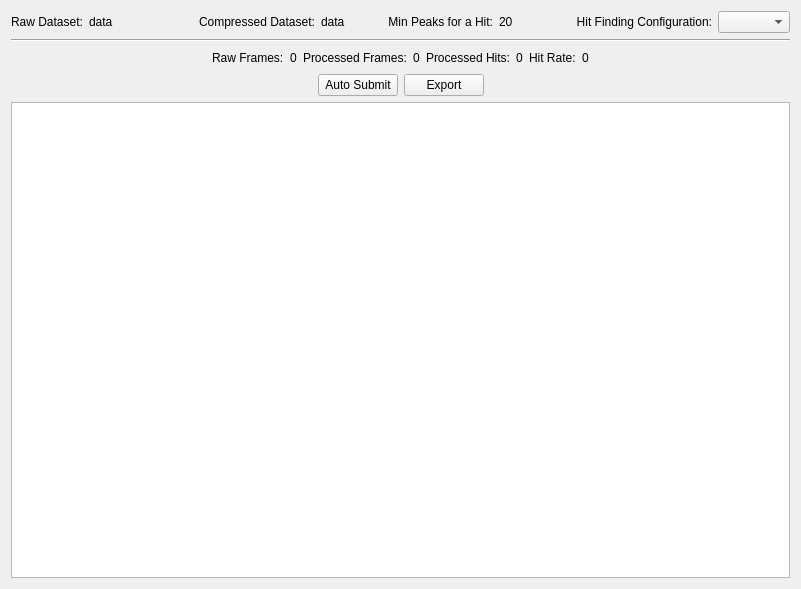
<?xml version="1.0" encoding="UTF-8"?>
<ui version="4.0">
 <class>Form</class>
 <widget class="QWidget" name="Form">
  <property name="geometry">
   <rect>
    <x>0</x>
    <y>0</y>
    <width>801</width>
    <height>589</height>
   </rect>
  </property>
  <property name="windowTitle">
   <string>Batch Job</string>
  </property>
  <layout class="QVBoxLayout" name="verticalLayout">
   <item>
    <layout class="QHBoxLayout" name="horizontalLayout_13" stretch="1,1,1,1">
     <item>
      <layout class="QHBoxLayout" name="horizontalLayout_9" stretch="0,1">
       <item>
        <widget class="QLabel" name="label">
         <property name="text">
          <string>Raw Dataset:</string>
         </property>
        </widget>
       </item>
       <item>
        <widget class="QLabel" name="rawDataset">
         <property name="text">
          <string>data</string>
         </property>
        </widget>
       </item>
      </layout>
     </item>
     <item>
      <layout class="QHBoxLayout" name="horizontalLayout_10" stretch="0,1">
       <item>
        <widget class="QLabel" name="label_2">
         <property name="text">
          <string>Compressed Dataset:</string>
         </property>
        </widget>
       </item>
       <item>
        <widget class="QLabel" name="compressedDataset">
         <property name="text">
          <string>data</string>
         </property>
        </widget>
       </item>
      </layout>
     </item>
     <item>
      <layout class="QHBoxLayout" name="horizontalLayout_11">
       <item>
        <widget class="QLabel" name="label_8">
         <property name="text">
          <string>Min Peaks for a Hit:</string>
         </property>
         <property name="alignment">
          <set>Qt::AlignRight|Qt::AlignTrailing|Qt::AlignVCenter</set>
         </property>
        </widget>
       </item>
       <item>
        <widget class="QLabel" name="minPeaks">
         <property name="text">
          <string>20</string>
         </property>
        </widget>
       </item>
      </layout>
     </item>
     <item>
      <layout class="QHBoxLayout" name="horizontalLayout_8">
       <item>
        <widget class="QLabel" name="label_3">
         <property name="text">
          <string>Hit Finding Configuration:</string>
         </property>
         <property name="alignment">
          <set>Qt::AlignRight|Qt::AlignTrailing|Qt::AlignVCenter</set>
         </property>
        </widget>
       </item>
       <item>
        <widget class="QComboBox" name="hitFindingConf"/>
       </item>
      </layout>
     </item>
    </layout>
   </item>
   <item>
    <widget class="Line" name="line">
     <property name="orientation">
      <enum>Qt::Horizontal</enum>
     </property>
    </widget>
   </item>
   <item>
    <layout class="QHBoxLayout" name="horizontalLayout_7">
     <item>
      <spacer name="horizontalSpacer_2">
       <property name="orientation">
        <enum>Qt::Horizontal</enum>
       </property>
       <property name="sizeHint" stdset="0">
        <size>
         <width>40</width>
         <height>20</height>
        </size>
       </property>
      </spacer>
     </item>
     <item>
      <layout class="QHBoxLayout" name="horizontalLayout_6">
       <item>
        <layout class="QHBoxLayout" name="horizontalLayout_2">
         <item>
          <widget class="QLabel" name="label_4">
           <property name="text">
            <string>Raw Frames:</string>
           </property>
          </widget>
         </item>
         <item>
          <widget class="QLabel" name="rawFrames">
           <property name="text">
            <string>0</string>
           </property>
          </widget>
         </item>
        </layout>
       </item>
       <item>
        <layout class="QHBoxLayout" name="horizontalLayout_3">
         <item>
          <widget class="QLabel" name="label_5">
           <property name="text">
            <string>Processed Frames:</string>
           </property>
          </widget>
         </item>
         <item>
          <widget class="QLabel" name="processedFrames">
           <property name="text">
            <string>0</string>
           </property>
          </widget>
         </item>
        </layout>
       </item>
       <item>
        <layout class="QHBoxLayout" name="horizontalLayout_4">
         <item>
          <widget class="QLabel" name="label_6">
           <property name="text">
            <string>Processed Hits:</string>
           </property>
          </widget>
         </item>
         <item>
          <widget class="QLabel" name="processedHits">
           <property name="text">
            <string>0</string>
           </property>
          </widget>
         </item>
        </layout>
       </item>
       <item>
        <layout class="QHBoxLayout" name="horizontalLayout_5">
         <item>
          <widget class="QLabel" name="label_7">
           <property name="text">
            <string>Hit Rate:</string>
           </property>
          </widget>
         </item>
         <item>
          <widget class="QLabel" name="hitRate">
           <property name="text">
            <string>0</string>
           </property>
          </widget>
         </item>
        </layout>
       </item>
      </layout>
     </item>
     <item>
      <spacer name="horizontalSpacer_3">
       <property name="orientation">
        <enum>Qt::Horizontal</enum>
       </property>
       <property name="sizeHint" stdset="0">
        <size>
         <width>40</width>
         <height>20</height>
        </size>
       </property>
      </spacer>
     </item>
    </layout>
   </item>
   <item>
    <layout class="QHBoxLayout" name="horizontalLayout">
     <item>
      <spacer name="horizontalSpacer">
       <property name="orientation">
        <enum>Qt::Horizontal</enum>
       </property>
       <property name="sizeHint" stdset="0">
        <size>
         <width>40</width>
         <height>20</height>
        </size>
       </property>
      </spacer>
     </item>
     <item>
      <widget class="QPushButton" name="autoSubmit">
       <property name="text">
        <string>Auto Submit</string>
       </property>
       <property name="checkable">
        <bool>true</bool>
       </property>
      </widget>
     </item>
     <item>
      <widget class="QPushButton" name="pushButton">
       <property name="text">
        <string>Export</string>
       </property>
      </widget>
     </item>
     <item>
      <spacer name="horizontalSpacer_6">
       <property name="orientation">
        <enum>Qt::Horizontal</enum>
       </property>
       <property name="sizeHint" stdset="0">
        <size>
         <width>40</width>
         <height>20</height>
        </size>
       </property>
      </spacer>
     </item>
    </layout>
   </item>
   <item>
    <widget class="QTableWidget" name="jobTable">
     <property name="sizePolicy">
      <sizepolicy hsizetype="Expanding" vsizetype="Expanding">
       <horstretch>0</horstretch>
       <verstretch>0</verstretch>
      </sizepolicy>
     </property>
     <property name="contextMenuPolicy">
      <enum>Qt::CustomContextMenu</enum>
     </property>
     <attribute name="verticalHeaderVisible">
      <bool>false</bool>
     </attribute>
    </widget>
   </item>
  </layout>
 </widget>
 <resources/>
 <connections/>
</ui>
